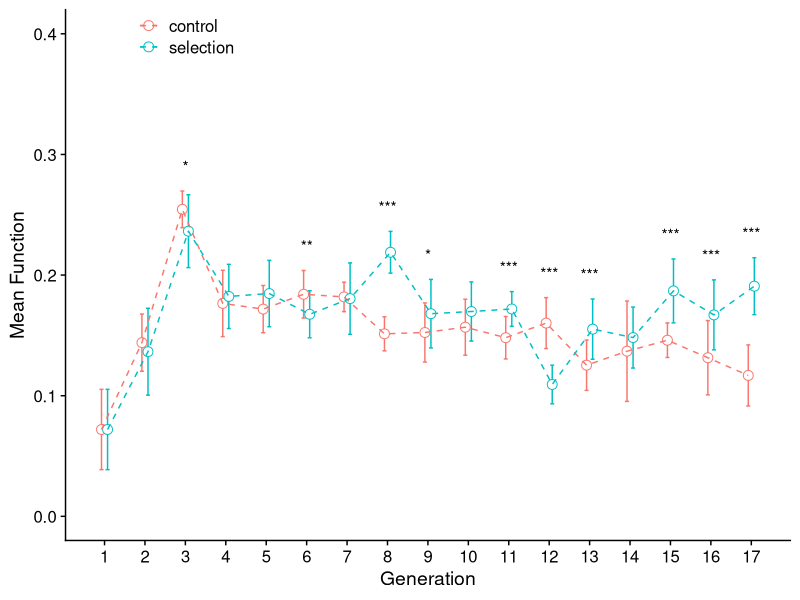
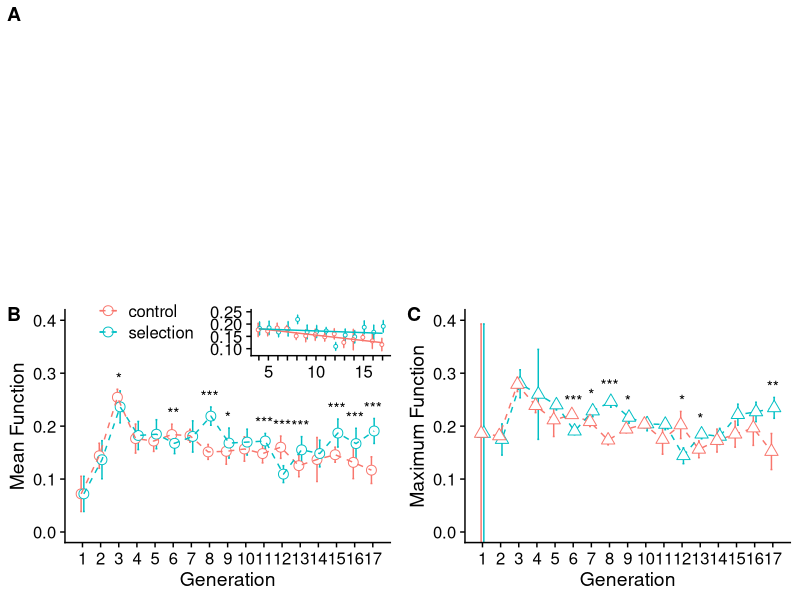
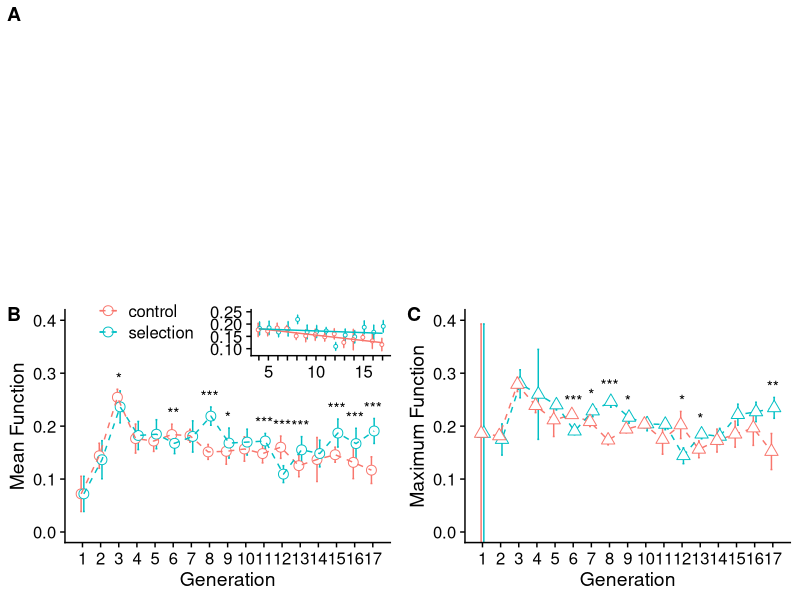

These charts were generated, in order, by the following R code:
#' Code to make the figure plotting the mean and maximum functions of amylolytic communities

library(tidyverse)
library(data.table)
library(cowplot)

df_amylase_func <- fread("../data/temp/df_amylase_func.txt")
df_amylase_func_mean <- fread("../data/temp/df_amylase_func_mean.txt")
df_amylase_func_mean_star <- fread("../data/temp/df_amylase_func_mean_star.txt")
df_amylase_func_max <- fread("../data/temp/df_amylase_func_max.txt")
df_amylase_func_max_star <- fread("../data/temp/df_amylase_func_max_star.txt")

# Panel A. Cartoon
p_cartoon <- ggdraw() + draw_image("../data/experimental_scheme/Figure1A.png")

# Panel B. Mean
p_B <- df_amylase_func_mean %>%
    ggplot(aes(x = Transfer, y = MeanCommunityFunction, color = Experiment, group = Experiment)) +
    geom_errorbar(aes(x=Transfer, ymin = MeanCommunityFunction - SdCommunityFunction,
                      ymax = MeanCommunityFunction + SdCommunityFunction),
                  width = .2, position = position_dodge(0.3)) +
    geom_point(shape = 21, fill = "white", size = 3, position = position_dodge(0.3)) +
    geom_line(linetype = 2, position = position_dodge(0.3)) +
    # Add asterisk
    geom_text(data = df_amylase_func_mean_star, inherit.aes = F, aes(x = Transfer, y = AsteriskLocation, label = Asterisk),
              size = 4, color = "black") +
    scale_x_continuous(breaks = 1:17) +
    scale_color_discrete(labels = c("control", "selection")) +
    coord_cartesian(ylim=c(0, 0.4)) +
    theme_cowplot() +
    theme(legend.position = c(0.1, 0.95), legend.direction = "vertical", legend.title = element_blank()) +
    labs(x = "Generation", y = "Mean Function")
# Panel B inset. Amylase lm fit and Pearson correlation
# df_amylase_func %>%
#     filter(Stat == "Mean", Transfer >= 4) %>%
#     group_by(Experiment) %>%
#     nest() %>%
#     mutate(test = map(data, ~cor.test(.x$CommunityFunction, .x$Transfer)),
#            tided = map(test, tidy)) %>%
#     unnest(tided) %>%
#     select(Experiment, estimate, p.value)

p_B_inset <- df_amylase_func %>%
    filter(Stat %in% c("Mean", "Sd")) %>%
    pivot_wider(names_from = Stat, values_from = CommunityFunction) %>%
    setNames(c("Transfer", "Experiment", "MeanCommunityFunction", "SdCommunityFunction")) %>%
    filter(Transfer >= 4) %>%
    ggplot(aes(x = Transfer, y = MeanCommunityFunction, color = Experiment, group = Experiment)) +
    geom_errorbar(aes(x=Transfer, ymin = MeanCommunityFunction-SdCommunityFunction, ymax = MeanCommunityFunction+SdCommunityFunction),
                  width = .2, position = position_dodge(0.3)) +
    geom_point(shape = 21, fill = "white", size = 1, position = position_dodge(0.3)) +
    geom_smooth(method = "lm", se = F, lwd = .5) +
    scale_x_continuous(breaks = 4:17, labels = c("", 5, rep("", 4), 10, rep("", 4), 15, rep("", 2))) +
    coord_cartesian(ylim=c(0.08, 0.25)) +
    theme_cowplot() +
    theme(legend.position = "none", legend.title = element_blank(), axis.title = element_blank()) +
    labs(x = "Generation", y = "Mean Function")
p_B

# Panel C. Max
## Pearson correlation
# df_amylase_func %>%
#     filter(Stat == "Max", Transfer >= 4) %>%
#     group_by(Experiment) %>%
#     nest() %>%
#     mutate(test = map(data, ~cor.test(.x$Transfer, .x$CommunityFunction, method = "pearson")),
#            tided = map(test, glance)) %>%
#     unnest(tided) %>%
#     select(Experiment, estimate, p.value)

p_C <- df_amylase_func_max %>%
    ggplot(aes(x = Transfer, y = MaxFunction, color = Experiment, group = Experiment)) +
    geom_errorbar(aes(x=Transfer, ymin = MaxFunction-ErrorFunction, ymax = MaxFunction+ErrorFunction),
                  width = .2, position = position_dodge(0.3)) +
    geom_line(linetype = 2, position = position_dodge(0.3)) +
    geom_point(shape = 24, fill = "white", size = 3, position = position_dodge(0.3)) +
    # Add asterisk
    geom_text(data = df_amylase_func_max_star, inherit.aes = F, aes(x = Transfer, y = AsteriskLocation, label = Asterisk),
              size = 4, color = "black") +
    scale_x_continuous(breaks = 1:17) +
    coord_cartesian(ylim=c(0, 0.4)) +
    theme_cowplot() +
    theme(legend.position = "none", legend.title = element_blank()) +
    labs(x = "Generation", y = "Maximum Function")


# Put together the panels
p_bottom_row <- plot_grid(plotlist = list(p_B, p_C), ncol = 2, labels = LETTERS[2:3], axis = "t", align = "hv") +
    draw_plot(p_B_inset, x = 0.25, y = 0.7, width = 0.25, height = 0.3)

p <- plot_grid(p_cartoon, p_bottom_row, ncol = 1, labels = c("A", ""), rel_heights = c(1, 1))

ggsave("../figure/Fig1.png", plot = p, width = 9, height = 7)
ggsave("../figure/Fig1.pdf", plot = p, width = 9, height = 7)
